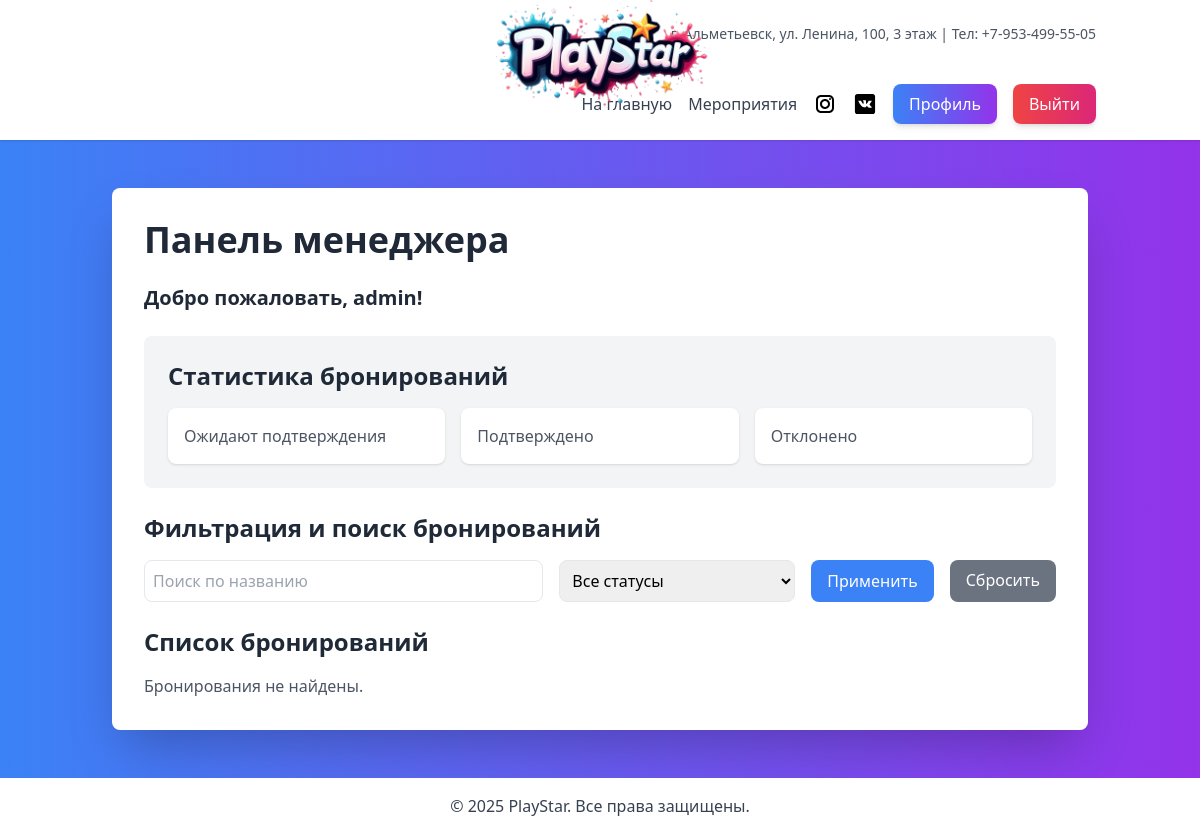
The app's page /staff/manager-dashboard/ (signed in), older data.
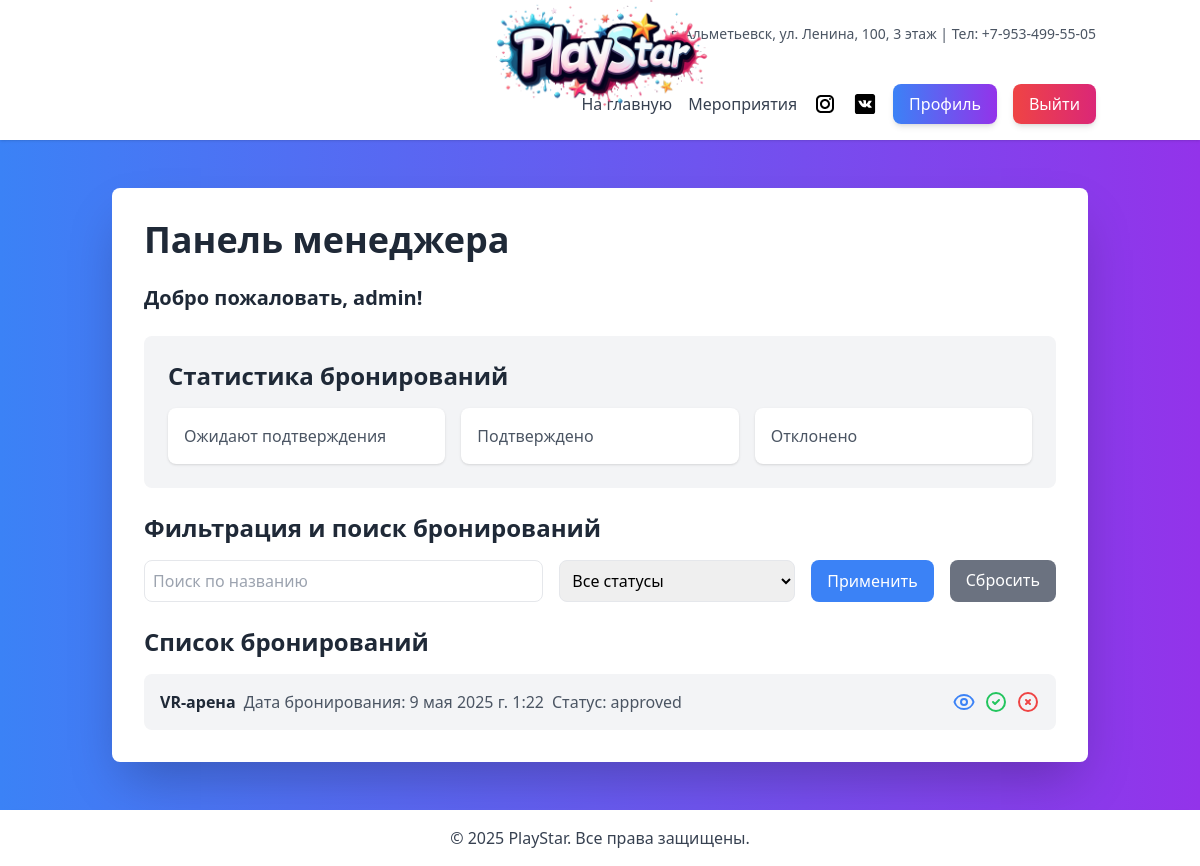
The same page, newer data.
### bookings/models.py (models this page shows, shortened)
class Booking(models.Model):
    STATUS_CHOICES = [
        ('pending', 'На модерации'),
        ('approved', 'Подтверждено'),
        ('rejected', 'Отклонено'),
        ('completed', 'Завершено')
    ]
    user = models.ForeignKey(settings.AUTH_USER_MODEL, on_delete=models.CASCADE)
    event_name = models.CharField(max_length=255)
    booking_date = models.DateTimeField(auto_now_add=True)
    event_date = models.DateTimeField()
    children_count = models.PositiveIntegerField(
        'Количество детей',
        default=1,
        validators=[MinValueValidator(1)]
    )
    comment = models.TextField('Комментарий', blank=True, null=True)
    status = models.CharField(max_length=20, choices=STATUS_CHOICES, default='pending')
    prepayment = models.BooleanField(default=False)
    prepayment_amount = models.DecimalField(
        max_digits=10,
        decimal_places=2,
        default=Decimal('1000.00'),
        editable=False
    )
    paid_amount = models.DecimalField(
        max_digits=10,
        decimal_places=2,
        default=Decimal('0.00'),
        validators=[MinValueValidator(0)]
    )
    class Meta:
        verbose_name = 'Бронирование'
        verbose_name_plural = 'Бронирования'

### staff/views.py (the view)
# urls.py: path('manager-dashboard/', views.manager_dashboard, name='manager_dashboard'),
@login_required
@role_required('Admin', 'Manager')
def manager_dashboard(request):
    bookings = Booking.objects.all()
    return render(request, 'staff/manager_dashboard.html', {'bookings': bookings})

### staff/views.py (called while the page is built)
def role_required(*group_names):
    def in_groups(user):
        if user.is_authenticated:
            if bool(user.groups.filter(name__in=group_names)) or user.is_superuser:
                return True
        return False
    return user_passes_test(in_groups)

### staff/templates/staff/manager_dashboard.html (shortened to what the changed rows need)
{% extends 'base.html' %}
{% block content %}
<div class="flex space-x-8 max-w-6xl mx-auto">
    <div class="w-full bg-white p-8 rounded-lg shadow-2xl">
        <h2 class="text-4xl font-bold text-gray-800 mb-6">Панель менеджера</h2>
        <div class="mt-6">
            <h3 class="text-2xl font-bold text-gray-800 mb-4">Список бронирований</h3>
            {% if bookings %}
                <ul class="space-y-4">
                    {% for booking in bookings %}
                        <li class="bg-gray-100 p-4 rounded-lg flex items-center justify-between">
                            <div class="flex items-center space-x-2">
                                <p class="text-gray-800"><strong>{{ booking.event_name }}</strong></p>
                                <p class="text-gray-600">Дата бронирования: {{ booking.booking_date }}</p>
                                <p class="text-gray-600">Статус: {{ booking.status }}</p>
                            </div>
                            <div class="flex space-x-2">
                                <button onclick="openModal('{{ booking.event_name }}', '{{ booking.booking_date }}', '{{ booking.event_date }}', '{{ booking.children_count }}', '{{ booking.comment }}')" class="text-blue-500 hover:text-blue-700">
                                </button>
                                <a href="{% url 'manage_booking' booking.id 'approve' %}" class="text-green-500 hover:text-green-700">
                                    <svg xmlns="http://www.w3.org/2000/svg" class="h-6 w-6" fill="none" viewBox="0 0 24 24" stroke="currentColor">
                                        <path stroke-linecap="round" stroke-linejoin="round" stroke-width="2" d="M9 12l2 2 4-4m6 2a9 9 0 11-18 0 9 9 0 0118 0z" />
                                    </svg>
                                </a>
                                <a href="{% url 'manage_booking' booking.id 'reject' %}" class="text-red-500 hover:text-red-700">
                                    <svg xmlns="http://www.w3.org/2000/svg" class="h-6 w-6" fill="none" viewBox="0 0 24 24" stroke="currentColor">
                                        <path stroke-linecap="round" stroke-linejoin="round" stroke-width="2" d="M10 14l2-2m0 0l2-2m-2 2l-2-2m2 2l2 2m7-2a9 9 0 11-18 0 9 9 0 0118 0z" />
                                    </svg>
                                </a>
                            </div>
                        </li>
                    {% endfor %}
                </ul>
            {% else %}
                <p class="text-gray-600">Бронирования не найдены.</p>
            {% endif %}
        </div>
    </div>
</div>
{% endblock %}

Row changes from the older to the newer data that the page shows:
added Booking: event_name "VR-арена", booking_date "9 мая 2025 г. 1:22", status "approved"
Text that changed along with them:
text no longer shown: "Бронирования не найдены."
